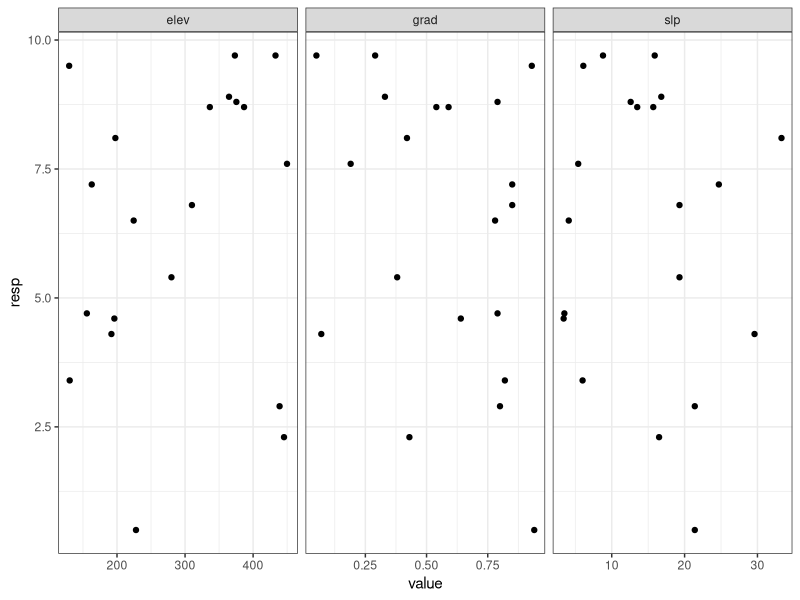
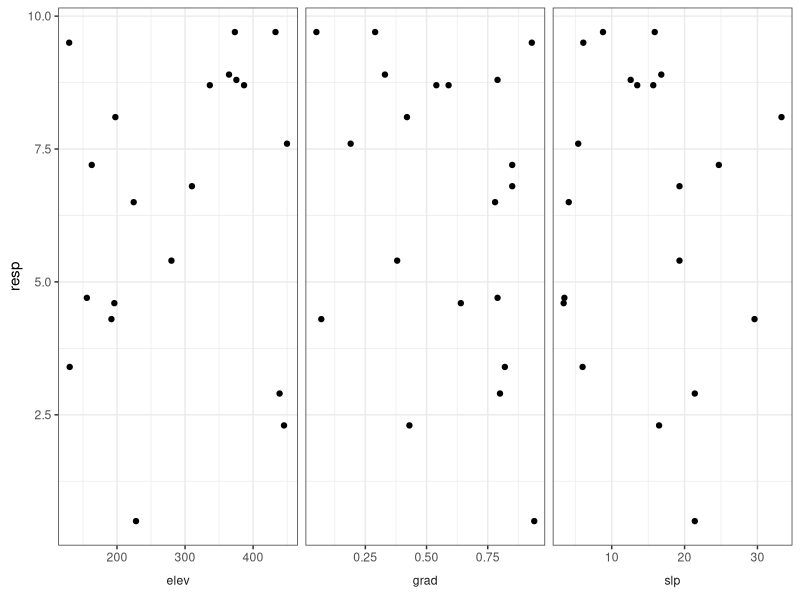
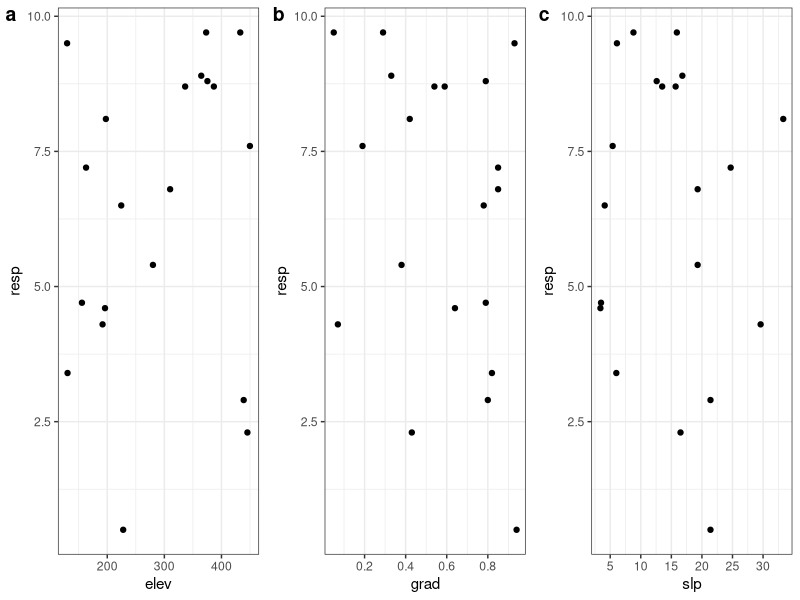
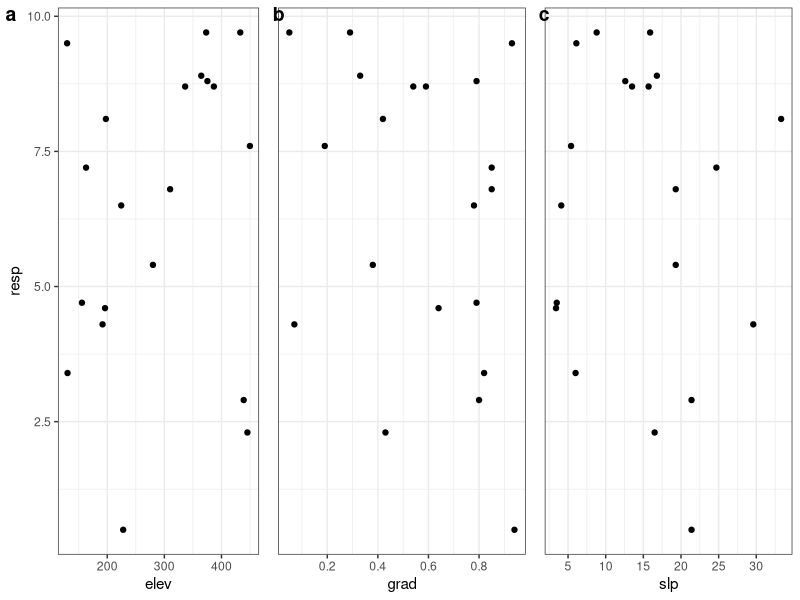
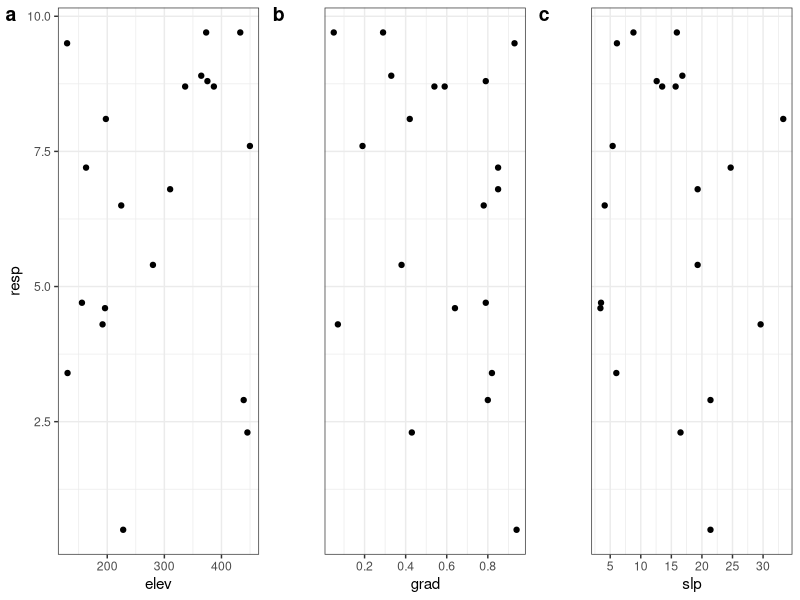
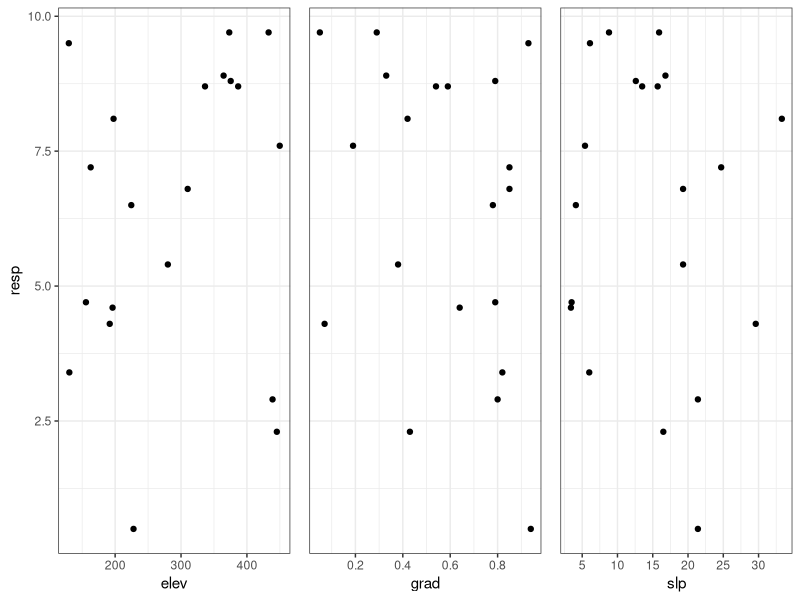
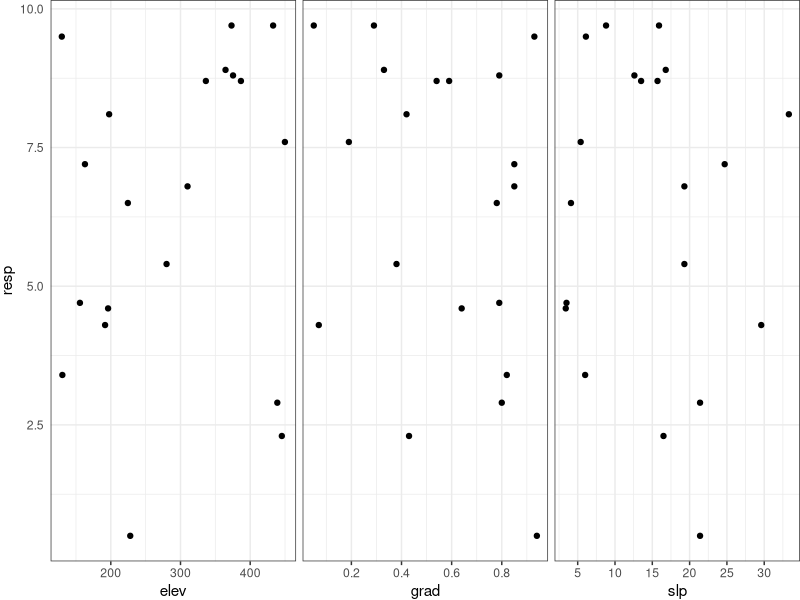
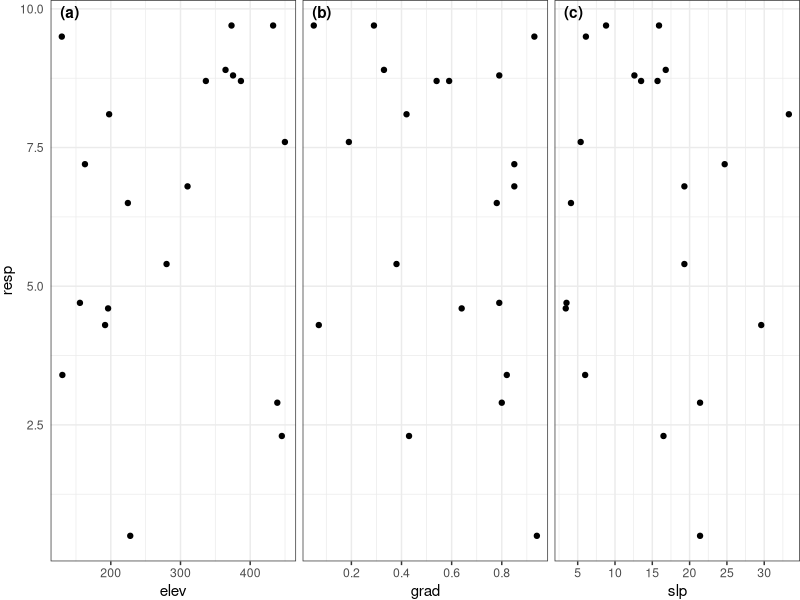

Recreate these plots in R, in order.
library(ggplot2) # v. 3.1.1
library(tidyr) # v. 0.8.3
library(egg) # v. 0.4.2
library(patchwork) # v. 1.0.0


set.seed(16)
dat = data.frame(elev = round( runif(20, 100, 500), 1),
                 resp = round( runif(20, 0, 10), 1),
                 grad = round( runif(20, 0, 1), 2),
                 slp = round( runif(20, 0, 35),1) )
head(dat)


datlong = gather(dat, key = "variable", value = "value", -resp)
head(datlong)


ggplot(datlong, aes(x = value, y = resp) ) +
     geom_point() +
     theme_bw() +
     facet_wrap(~variable, scales = "free_x")


ggplot(datlong, aes(x = value, y = resp) ) +
     geom_point() +
     theme_bw() +
     facet_wrap(~variable, scales = "free_x", strip.position = "bottom") +
     theme(strip.background = element_blank(),
           strip.placement = "outside") +
     labs(x = NULL)


elevplot = ggplot(dat, aes(x = elev, y = resp) ) +
     geom_point() +
     theme_bw()

gradplot = ggplot(dat, aes(x = grad, y = resp) ) +
     geom_point() +
     theme_bw() +
     scale_x_continuous(breaks = seq(0, 1, by = 0.2) )

slpplot = ggplot(dat, aes(x = slp, y = resp) ) +
     geom_point() +
     theme_bw() +
     scale_x_continuous(breaks = seq(0, 35, by = 5) )


cowplot::plot_grid(elevplot, 
                   gradplot, 
                   slpplot,
                   nrow = 1,
                   labels = "auto")


cowplot::plot_grid(elevplot, 
                   gradplot + theme(axis.text.y = element_blank(),
                                    axis.ticks.y = element_blank(),
                                    axis.title.y = element_blank() ), 
                   slpplot + theme(axis.text.y = element_blank(),
                                    axis.ticks.y = element_blank(),
                                    axis.title.y = element_blank() ),
                   nrow = 1,
                   labels = "auto")


cowplot::plot_grid(elevplot, 
                   gradplot + 
                        theme(axis.text.y = element_blank(),
                              axis.ticks.y = element_blank(),
                              axis.title.y = element_blank() ), 
                   slpplot + 
                        theme(axis.text.y = element_blank(),
                              axis.ticks.y = element_blank(),
                              axis.title.y = element_blank() ),
                   nrow = 1,
                   labels = "auto",
                   align = "v")


elevplot = ggplot(dat, aes(x = elev, y = resp) ) +
     geom_point() +
     theme_bw()

gradplot = ggplot(dat, aes(x = grad, y = resp) ) +
     geom_point() +
     theme_bw() +
     scale_x_continuous(breaks = seq(0, 1, by = 0.2) )

slpplot = ggplot(dat, aes(x = slp, y = resp) ) +
     geom_point() +
     theme_bw() +
     scale_x_continuous(breaks = seq(0, 35, by = 5) )


ggarrange(elevplot, 
          gradplot + 
               theme(axis.text.y = element_blank(),
                     axis.ticks.y = element_blank(),
                     axis.title.y = element_blank() ), 
          slpplot + 
               theme(axis.text.y = element_blank(),
                     axis.ticks.y = element_blank(),
                     axis.title.y = element_blank() ),
          nrow = 1)


ggarrange(elevplot +
               theme(axis.ticks.y = element_blank(),
                     plot.margin = margin(r = 1) ), 
          gradplot + 
               theme(axis.text.y = element_blank(),
                     axis.ticks.y = element_blank(),
                     axis.title.y = element_blank(),
                     plot.margin = margin(r = 1, l = 1) ), 
          slpplot + 
               theme(axis.text.y = element_blank(),
                     axis.ticks.y = element_blank(),
                     axis.title.y = element_blank(),
                     plot.margin = margin(l = 1)  ),
          nrow = 1)


ggarrange(tag_facet(elevplot +
                          theme(axis.ticks.y = element_blank(),
                                plot.margin = margin(r = 1) ) +
                          facet_wrap(~"elev"),
                     tag_pool = "a"), 
          tag_facet(gradplot + 
                          theme(axis.text.y = element_blank(),
                                axis.ticks.y = element_blank(),
                                axis.title.y = element_blank(),
                                plot.margin = margin(r = 1, l = 1) ) +
                          facet_wrap(~"grad"), 
                    tag_pool = "b" ), 
          tag_facet(slpplot + 
                          theme(axis.text.y = element_blank(),
                                axis.ticks.y = element_blank(),
                                axis.title.y = element_blank(),
                                plot.margin = margin(l = 1)  ) +
                          facet_wrap(~"slp"),
                     tag_pool = "c"),
          nrow = 1)


elevplot + gradplot + slpplot


patchwork = elevplot + gradplot + slpplot

# Remove title from second subplot
patchwork[[2]] = patchwork[[2]] + theme(axis.text.y = element_blank(),
                                        axis.ticks.y = element_blank(),
                                        axis.title.y = element_blank() )

# Remove title from third subplot
patchwork[[3]] = patchwork[[3]] + theme(axis.text.y = element_blank(),
                                        axis.ticks.y = element_blank(),
                                        axis.title.y = element_blank() )

patchwork


patchwork + plot_annotation(tag_levels = "a")
